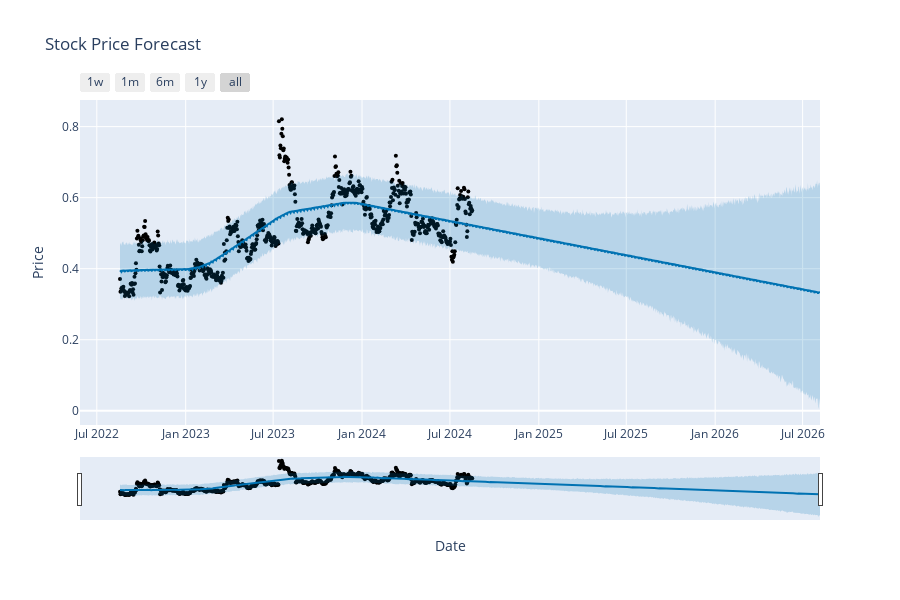

Notebook code cell kept with this figure:
### Code cell
model = Prophet()
model.fit(forecast_data)
forecasts = model.make_future_dataframe(periods=720)
predictions = model.predict(forecasts)
fig_forecast = plot_plotly(model, predictions)
fig_forecast.update_layout(title='Stock Price Forecast', xaxis_title='Date', yaxis_title='Price')
fig_forecast.show()

### Figure 1 — Plotly figure (JSON) as saved in the notebook; plotly's stock layout.template omitted (floating-point values rounded to 4 significant figures; data arrays with more than 128 entries replaced by an {"elided": "..."} marker saying what was removed)
{"data": [{"marker": {"color": "black", "size": 4}, "mode": "markers", "name": "Actual", "type": "scatter", "x": {"elided": "730 str values"}, "y": {"elided": "730 float values"}}, {"hoverinfo": "skip", "line": {"width": 0}, "mode": "lines", "type": "scatter", "x": {"elided": "1450 str values"}, "y": {"elided": "1450 float values"}}, {"fill": "tonexty", "fillcolor": "rgba(0, 114, 178, 0.2)", "line": {"color": "#0072B2", "width": 2}, "mode": "lines", "name": "Predicted", "type": "scatter", "x": {"elided": "1450 str values"}, "y": {"elided": "1450 float values"}}, {"fill": "tonexty", "fillcolor": "rgba(0, 114, 178, 0.2)", "hoverinfo": "skip", "line": {"width": 0}, "mode": "lines", "type": "scatter", "x": {"elided": "1450 str values"}, "y": {"elided": "1450 float values"}}], "layout": {"height": 600, "showlegend": false, "title": {"text": "Stock Price Forecast"}, "width": 900, "xaxis": {"rangeselector": {"buttons": [{"count": 7, "label": "1w", "step": "day", "stepmode": "backward"}, {"count": 1, "label": "1m", "step": "month", "stepmode": "backward"}, {"count": 6, "label": "6m", "step": "month", "stepmode": "backward"}, {"count": 1, "label": "1y", "step": "year", "stepmode": "backward"}, {"step": "all"}]}, "rangeslider": {"visible": true}, "title": {"text": "Date"}, "type": "date"}, "yaxis": {"title": {"text": "Price"}}}}
